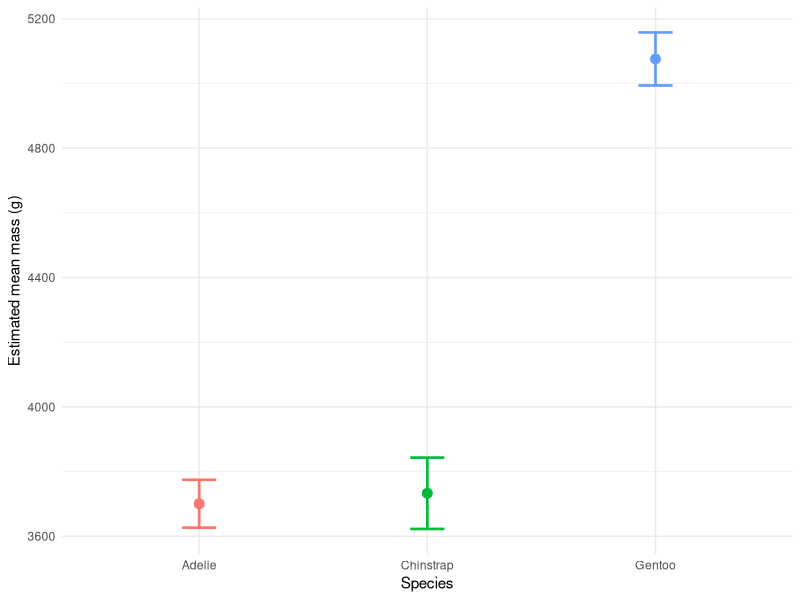

Reproduce this figure in R.
## ---- chunk 1
#| echo: false
knitr::opts_chunk$set(echo = TRUE, warning = FALSE, message = FALSE)
## ---- chunk 2
# Load packages at the top — always -------------------
library(tidyverse)      # wrangling + ggplot2
library(palmerpenguins) # the penguins data
library(car)            # Anova()
library(emmeans)        # post-hoc pairwise tests
## ---- chunk 3
# Same model fit at the end of Lecture 13 --------------
penguins_df <- penguins %>%
  drop_na(body_mass_g, species)

mass_model <- lm(body_mass_g ~ species, data = penguins_df)
## ---- chunk 4
# Classic ANOVA table (Type I sums of squares) --------
mass_aov <- aov(body_mass_g ~ species, data = penguins_df)
summary(mass_aov)
## ---- chunk 5
# Type II sums of squares — the right call here -------
Anova(mass_model, type = "II")
## ---- chunk 6
# Estimated marginal means + Tukey-adjusted pairs -----
mass_emm <- emmeans(mass_model, pairwise ~ species)

mass_emm$contrasts
## ---- chunk 7
# Groups that SHARE a letter are NOT different --------
multcomp::cld(mass_emm$emmeans, Letters = letters)
## ---- chunk 8
#| fig-format: png
#| fig-alt: "Estimated marginal mean body mass with 95 percent confidence interval error bars for each penguin species, showing Gentoo highest, Chinstrap and Adelie lower with non-overlapping intervals."
mass_emm_plot <- as.data.frame(mass_emm$emmeans) %>%
  ggplot(aes(x = species, y = emmean, color = species)) +
  geom_point(size = 3) +
  geom_errorbar(
    aes(ymin = lower.CL, ymax = upper.CL),
    width = 0.15, linewidth = 0.9
  ) +
  labs(x = "Species", y = "Estimated mean mass (g)") +
  theme_minimal() +
  theme(legend.position = "none")

mass_emm_plot
## ---- chunk 9
# Pull the F table values for reporting ---------------
mass_tab <- Anova(mass_model, type = "II")
mass_tab
